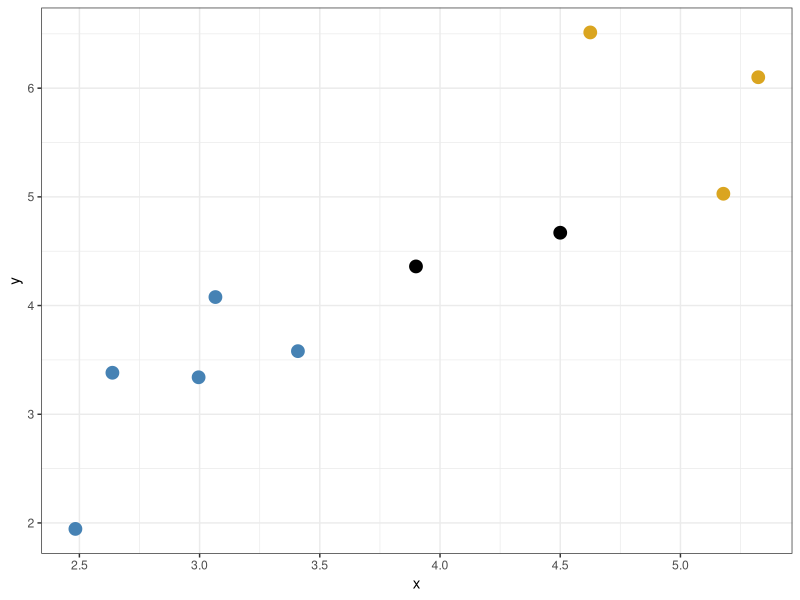
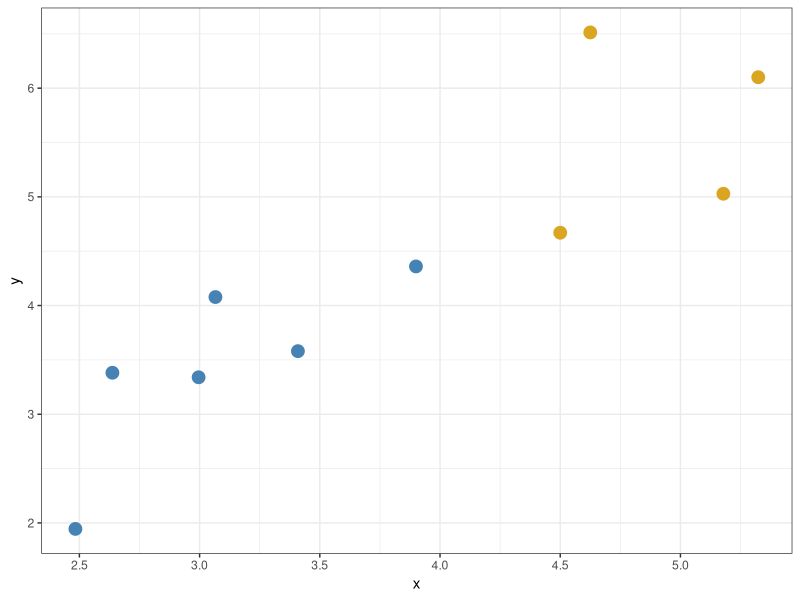

Generate these figures, in order, with R:
library(tidyverse)
set.seed(11)
x = rnorm(10, 4, 1)
y = rnorm(10, x + 1, 1)
knn <- data.frame(
  x = x,
  y = y
)

knn <- knn %>%
  arrange(y) %>%
  mutate(which = c(rep("a", 5), rep("b", 2), rep("c", 3)))

knn[6,] <- c(3.9, 4.36, "b")
knn[7,] <- c(4.5, 4.67, "b")

knn$x <- as.numeric(knn$x)
knn$y <- as.numeric(knn$y)

p1 <- knn %>%
  ggplot(aes(x = x, y = y, color = which)) +
  geom_point(size = 4) +
  scale_color_manual(values = c("steelblue", "black", "goldenrod")) +
  theme_bw() +
  theme(legend.position = "none")


knn2 <- knn %>%
  arrange(y) %>%
  mutate(which = c(rep("a", 6), rep("c", 4)))

p2 <- knn2 %>%
  ggplot(aes(x = x, y = y, color = which)) +
  geom_point(size = 4) +
  scale_color_manual(values = c("steelblue", "goldenrod")) +
  theme_bw() + 
  theme(legend.position = "none")

ggsave("knn1.png", p1, width = 10, height = 6)
ggsave("knn2.png", p2, width = 10, height = 6)

